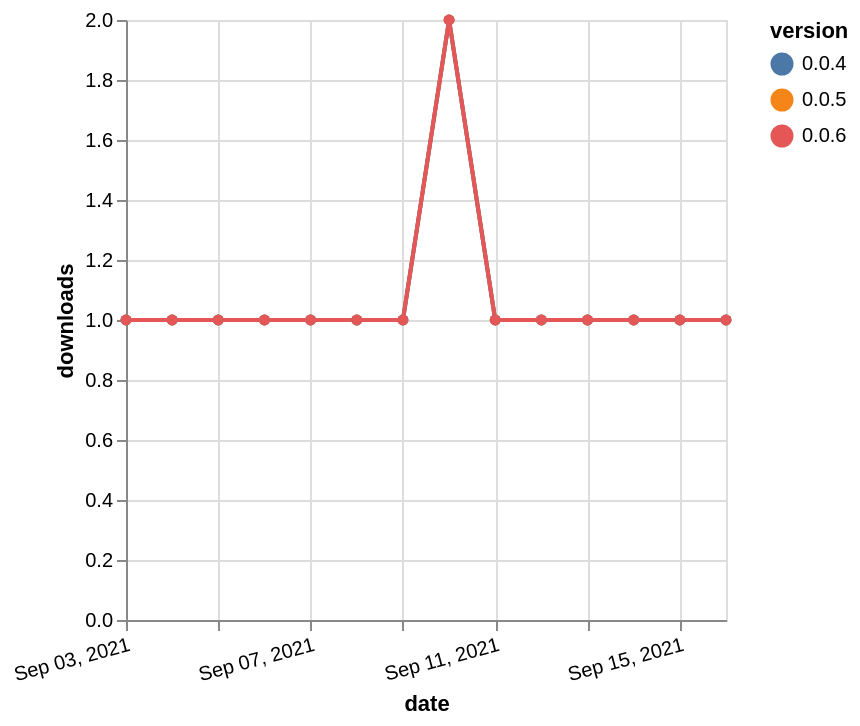

The specification (Vega-Lite) saved for this image:
### Vega-Lite specification from a JSON file in a GitHub repository (floating-point values rounded to 4 significant figures)
{"$schema": "https://vega.github.io/schema/vega-lite/v5.json", "description": "A simple bar chart with embedded data.", "data": {"values": [{"date": "2021-09-03", "total": 214, "delta": 1, "version": "0.0.5"}, {"date": "2021-09-04", "total": 215, "delta": 1, "version": "0.0.5"}, {"date": "2021-09-05", "total": 216, "delta": 1, "version": "0.0.5"}, {"date": "2021-09-06", "total": 217, "delta": 1, "version": "0.0.5"}, {"date": "2021-09-07", "total": 218, "delta": 1, "version": "0.0.5"}, {"date": "2021-09-08", "total": 219, "delta": 1, "version": "0.0.5"}, {"date": "2021-09-09", "total": 220, "delta": 1, "version": "0.0.5"}, {"date": "2021-09-10", "total": 222, "delta": 2, "version": "0.0.5"}, {"date": "2021-09-11", "total": 223, "delta": 1, "version": "0.0.5"}, {"date": "2021-09-12", "total": 224, "delta": 1, "version": "0.0.5"}, {"date": "2021-09-13", "total": 225, "delta": 1, "version": "0.0.5"}, {"date": "2021-09-14", "total": 226, "delta": 1, "version": "0.0.5"}, {"date": "2021-09-15", "total": 227, "delta": 1, "version": "0.0.5"}, {"date": "2021-09-16", "total": 228, "delta": 1, "version": "0.0.5"}, {"date": "2021-09-03", "total": 267, "delta": 1, "version": "0.0.4"}, {"date": "2021-09-04", "total": 268, "delta": 1, "version": "0.0.4"}, {"date": "2021-09-05", "total": 269, "delta": 1, "version": "0.0.4"}, {"date": "2021-09-06", "total": 270, "delta": 1, "version": "0.0.4"}, {"date": "2021-09-07", "total": 271, "delta": 1, "version": "0.0.4"}, {"date": "2021-09-08", "total": 272, "delta": 1, "version": "0.0.4"}, {"date": "2021-09-09", "total": 273, "delta": 1, "version": "0.0.4"}, {"date": "2021-09-10", "total": 275, "delta": 2, "version": "0.0.4"}, {"date": "2021-09-11", "total": 276, "delta": 1, "version": "0.0.4"}, {"date": "2021-09-12", "total": 277, "delta": 1, "version": "0.0.4"}, {"date": "2021-09-13", "total": 278, "delta": 1, "version": "0.0.4"}, {"date": "2021-09-14", "total": 279, "delta": 1, "version": "0.0.4"}, {"date": "2021-09-15", "total": 280, "delta": 1, "version": "0.0.4"}, {"date": "2021-09-16", "total": 281, "delta": 1, "version": "0.0.4"}, {"date": "2021-09-03", "total": 238, "delta": 1, "version": "0.0.6"}, {"date": "2021-09-04", "total": 239, "delta": 1, "version": "0.0.6"}, {"date": "2021-09-05", "total": 240, "delta": 1, "version": "0.0.6"}, {"date": "2021-09-06", "total": 241, "delta": 1, "version": "0.0.6"}, {"date": "2021-09-07", "total": 242, "delta": 1, "version": "0.0.6"}, {"date": "2021-09-08", "total": 243, "delta": 1, "version": "0.0.6"}, {"date": "2021-09-09", "total": 244, "delta": 1, "version": "0.0.6"}, {"date": "2021-09-10", "total": 246, "delta": 2, "version": "0.0.6"}, {"date": "2021-09-11", "total": 247, "delta": 1, "version": "0.0.6"}, {"date": "2021-09-12", "total": 248, "delta": 1, "version": "0.0.6"}, {"date": "2021-09-13", "total": 249, "delta": 1, "version": "0.0.6"}, {"date": "2021-09-14", "total": 250, "delta": 1, "version": "0.0.6"}, {"date": "2021-09-15", "total": 251, "delta": 1, "version": "0.0.6"}, {"date": "2021-09-16", "total": 252, "delta": 1, "version": "0.0.6"}]}, "width": "container", "mark": {"type": "line", "point": {"filled": true}}, "encoding": {"x": {"field": "date", "type": "temporal", "timeUnit": "yearmonthdate", "title": "date", "axis": {"labelAngle": -15}}, "y": {"field": "delta", "type": "quantitative", "title": "downloads"}, "color": {"field": "version", "type": "nominal"}, "tooltip": {"field": "delta"}}}
